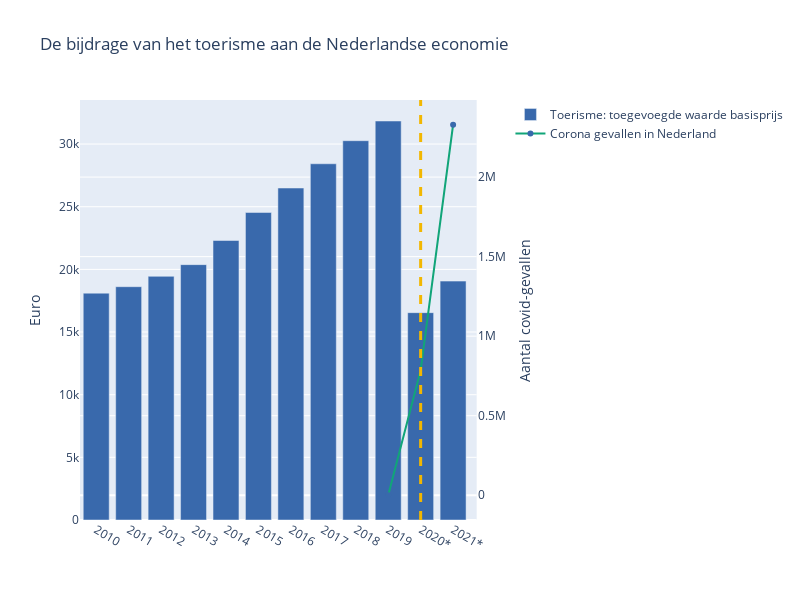

This figure's notebook cell:
### Markdown cell above
De grafiek die het totaal aantal passagiers op Schiphol weergeeft, laat een sterke daling zien in 2020 als gevolg van reisbeperkingen en veiligheidsmaatregelen. Veel internationale en binnenlandse vluchten werden geannuleerd of sterk verminderd, waardoor het aantal passagiers dat door de luchthaven reisde aanzienlijk afnam. Deze daling heeft echter ook een positieve impact gehad, met name op het gebied van milieueffecten.

De tweede grafiek, die de koolstofemissie van CO2 weergeeft, laat zien dat de uitstoot in 2020 aanzienlijk is verminderd in vergelijking met 2019. Dit is grotendeels toe te schrijven aan de verminderde activiteit in de luchtvaartsector als gevolg van de pandemie. Met minder vliegtuigen in de lucht en minder passagiersvluchten heeft dit geleid tot een daling van de CO2-uitstoot, waardoor de luchtvaartindustrie een positieve bijdrage heeft geleverd aan de milieubelasting.

Deze twee grafieken tonen een duidelijk verband tussen de verminderde reisactiviteit en de positieve milieu-impact. De COVID-19-pandemie heeft gedwongen veranderingen teweeggebracht in ons reisgedrag en heeft ons bewuster gemaakt van de ecologische gevolgen van onze activiteiten. De afname van het aantal passagiers op Schiphol en de vermindering van CO2-uitstoot laten zien dat er positieve resultaten kunnen worden behaald wanneer er maatregelen worden genomen om de reisactiviteit te verminderen.

### Code cell
ds = pd.read_csv('Toerisme__kernindicatoren__nationale_rekeningen_20062023_204846.csv')

fig = make_subplots(specs=[[{"secondary_y": True}]])



fig.add_trace(
    go.Bar(x = ds['Perioden'], y= ds['Toerisme: toegevoegde waarde basisprijs'], name="Toerisme: toegevoegde waarde basisprijs"),
    secondary_y=False
)

fig.add_trace(
    go.Scatter(x = ['2019','2020*','2021*'], y = [0, 785875, 2329020], name="Corona gevallen in Nederland"),
    secondary_y=True
)

fig.data[1].line.color = 'rgb(17,165,121)'
fig.update_traces(marker_color='rgb(57,105,172)')

fig.update_yaxes(title_text="Euro", secondary_y=False)
fig.update_yaxes(title_text="Aantal covid-gevallen", secondary_y=True)


fig.update_layout( 
    height = 600, 
    width = 800, 
    title = 'De bijdrage van het toerisme aan de Nederlandse economie'
)

fig.add_vline(x='2020*', line_width=3, line_dash='dash', line_color='rgb(242,183,1)')

fig.show()

### Figure 1 — Plotly figure (JSON) as saved in the notebook; plotly's stock layout.template omitted (floating-point values rounded to 4 significant figures)
{"data": [{"marker": {"color": "rgb(57,105,172)"}, "name": "Toerisme: toegevoegde waarde basisprijs", "type": "bar", "x": ["2010", "2011", "2012", "2013", "2014", "2015", "2016", "2017", "2018", "2019", "2020*", "2021*"], "xaxis": "x", "y": [18103, 18618, 19445, 20378, 22305, 24541, 26493, 28428, 30270, 31841, 16547, 19064], "yaxis": "y"}, {"line": {"color": "rgb(17,165,121)"}, "marker": {"color": "rgb(57,105,172)"}, "name": "Corona gevallen in Nederland", "type": "scatter", "x": ["2019", "2020*", "2021*"], "xaxis": "x", "y": [0, 785875, 2329020], "yaxis": "y2"}], "layout": {"height": 600, "shapes": [{"line": {"color": "rgb(242,183,1)", "dash": "dash", "width": 3}, "type": "line", "x0": "2020*", "x1": "2020*", "xref": "x", "y0": 0, "y1": 1, "yref": "y domain"}], "title": {"text": "De bijdrage van het toerisme aan de Nederlandse economie"}, "width": 800, "xaxis": {"anchor": "y", "autorange": true, "domain": [0, 0.94], "range": [-0.5, 11.72], "type": "category"}, "yaxis": {"anchor": "x", "autorange": true, "domain": [0, 1], "range": [0, 33520.0], "title": {"text": "Euro"}, "type": "linear"}, "yaxis2": {"anchor": "x", "autorange": true, "overlaying": "y", "range": [-155600.0, 2485000.0], "side": "right", "title": {"text": "Aantal covid-gevallen"}, "type": "linear"}}}
